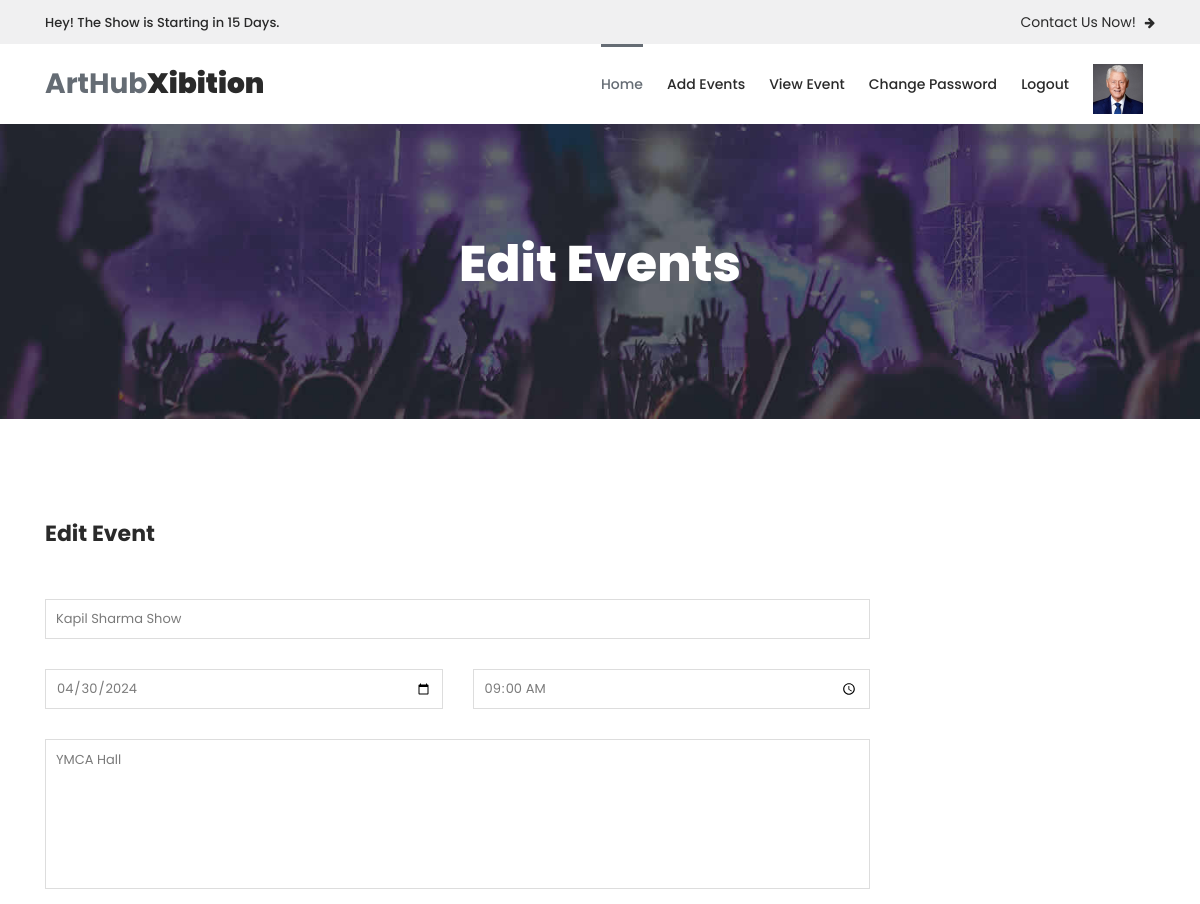
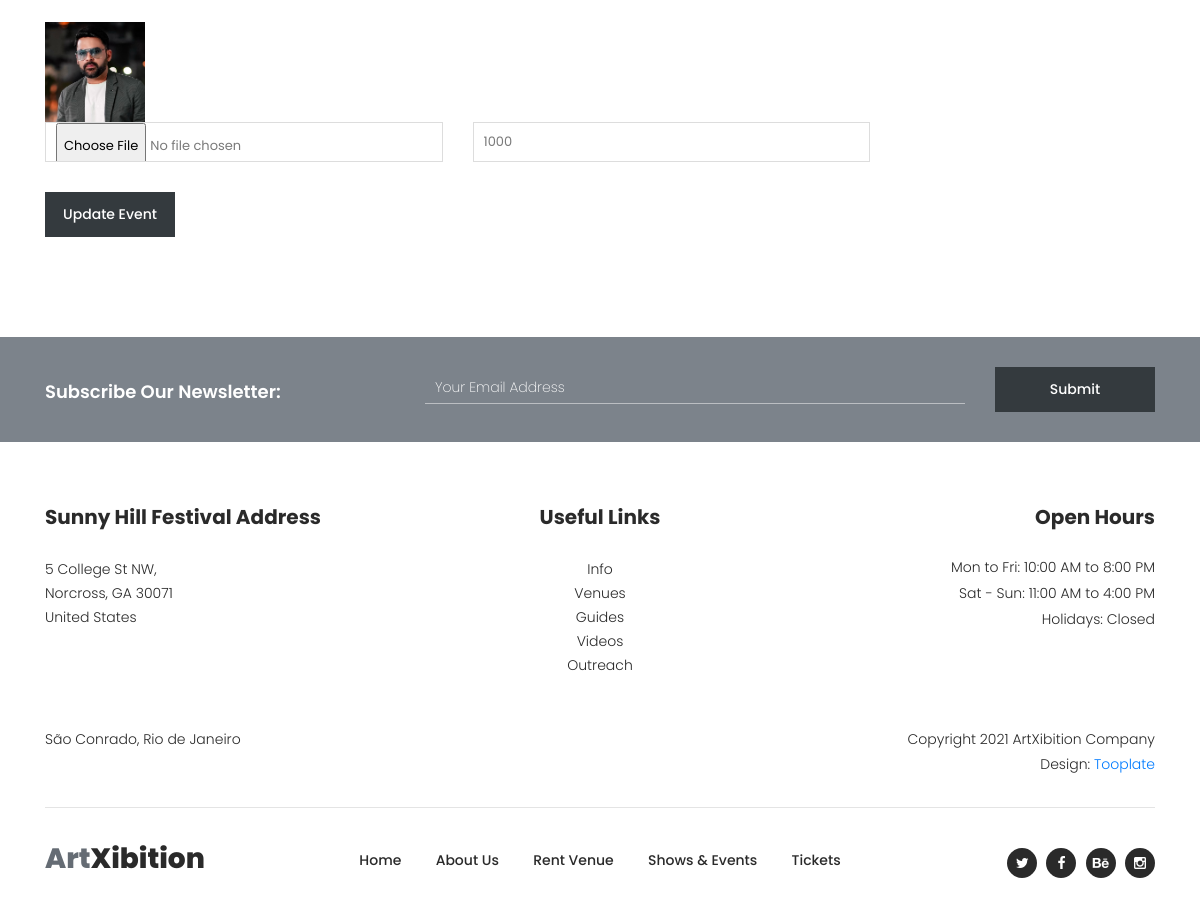
The page /manager-edit-event/1/ (signed in) on the database its author committed (2 pictures, top to bottom).
### myapp/models.py (models this page shows, shortened)
class Event(models.Model):
	manager=models.ForeignKey(User,on_delete=models.CASCADE)
	event_name=models.CharField(max_length=100)
	event_date=models.CharField(max_length=100)
	event_time=models.CharField(max_length=100)
	event_venue=models.TextField()
	event_picture=models.ImageField(upload_to="event_picture/")
	event_price=models.PositiveIntegerField()

### myapp/views.py (the view)
# urls.py: path('manager-edit-event/<int:pk>/',views.manager_edit_event,name='manager-edit-event'),
def manager_edit_event(request,pk):
	event=Event.objects.get(pk=pk)
	if request.method=="POST":
		event.event_name=request.POST['event_name']
		event.event_date=request.POST['event_date']
		event.event_time=request.POST['event_time']
		event.event_venue=request.POST['event_venue']
		event.event_price=request.POST['event_price']
		try:
			event.event_picture=request.FILES['event_picture']
		except:
			pass
		event.save()
		msg="Event Updated Successfilly"
		return render(request,'manager-edit-event.html',{'event':event , 'msg':msg})
	else:
		return render(request,'manager-edit-event.html',{'event':event})

### myapp/templates/manager-edit-event.html (shortened to what this page needs)
{% extends 'manager-header.html' %}
{% load static %}
{% block content %}
<!DOCTYPE html>
<html lang="en">
  <head>
    </head>
    <body>
    <div class="page-heading-rent-venue">
        <div class="container">
            <div class="row">
                <div class="col-lg-12">
                    <h2>Edit Events</h2>
                </div>
            </div>
        </div>
    </div>
    <div class="rent-venue-application">
        <div class="container">
            <div class="row">
                <div class="col-lg-9">
                    <div class="heading-text">
                        <h4>Edit Event</h4>
                    </div>
                    <div class="contact-form">
                        <form id="contact" action="{% url 'manager-edit-event' pk=event.pk %}" method="post" enctype="multipart/form-data">
                          <div class="row">
                            <div class="col-lg-12">
                              <fieldset>
                                <input name="event_name" type="text" id="name" value="{{event.event_name}}">
                              </fieldset>
                            </div>
                            <div class="col-md-6 col-sm-12">
                              <fieldset>
                                <input name="event_date" type="date" id="name" value="{{event.event_date}}">
                              </fieldset>
                            </div>
                            <div class="col-md-6 col-sm-12">
                              <fieldset>
                                <input name="event_time" type="time" id="email" value="{{event.event_time}}">
                              </fieldset>
                            </div>
                            <div class="col-lg-12">
                              <fieldset>
                                <textarea name="event_venue" rows="6" id="about-event-hosting">{{event.event_venue}}</textarea>
                              </fieldset>
                            </div>
                            <div class="col-lg-12">
                                <img src="{{event.event_picture.url}}" style="height: 100px;width: 100px;">
                            </div>
                             <div class="col-md-6 col-sm-12">
                              <fieldset>
                                <input name="event_picture" type="file" id="phone-number">
                              </fieldset>
                            </div>
                            <div class="col-md-6 col-sm-12">
                              <fieldset>
                                <input name="event_price" type="text" id="email" value="{{event.event_price}}">
                              </fieldset>
                            </div>
                            <div class="col-lg-12">
                              <fieldset>
                                <button type="submit" id="form-submit" class="main-dark-button">Update Event</button>
                              </fieldset>
                            </div>
                          </div>
                        </form>
                    </div>
                </div>
            </div>
        </div>
    </div>
    <div class="subscribe">
        <div class="container">
            <div class="row">
                <div class="col-lg-4">
                    <h4>Subscribe Our Newsletter:</h4>
                </div>
                <div class="col-lg-8">
                    <form id="subscribe" action="" method="get">
                        <div class="row">
                          <div class="col-lg-9">
                            <fieldset>
                              <input name="email" type="text" id="email" pattern="[^ @]*@[^ @]*" placeholder="Your Email Address" required="">
                            </fieldset>
                          </div>
                          <div class="col-lg-3">
                            <fieldset>
                              <button type="submit" id="form-submit" class="main-dark-button">Submit</button>
                            </fieldset>
                          </div>
                        </div>
                    </form>
                </div>
            </div>
        </div>
    </div>
  </body>
</html>
{% endblock %}

### myapp/static/assets/css/tooplate-artxibition.css (style rules this page uses)
html, body, div, span, applet, object, iframe, h1, h2, h3, h4, h5, h6, p, blockquote, div pre, a, abbr, acronym, address, big, cite, code, del, dfn, em, font, img, ins, kbd, q, s, samp, small, strike, strong, sub, sup, tt, var, b, u, i, center, dl, dt, dd, ol, ul, li, figure, header, nav, section, article, aside, footer, figcaption { margin: 0; padding: 0; border: 0; outline: 0; }
* { box-sizing: border-box; }
html, body { font-family: 'Poppins', sans-serif; font-weight: 400; background-color: #fff; font-size: 16px; -ms-text-size-adjust: 100%; -webkit-font-smoothing: antialiased; -moz-osx-font-smoothing: grayscale; }
h1, h2, h3, h4, h5, h6 { margin-top: 0px; margin-bottom: 0px; }
h4 { line-height: 30px; }
html, body { background: #fff; font-family: 'Poppins', sans-serif; }
.subscribe { background-color: #7c838b; padding: 30px 0px; }
.subscribe h4 { font-size: 18px; color: #fff; font-weight: 600; margin-top: 10px; }
.subscribe form input { padding: 5px 10px; width: 100%; background-color: transparent; border-top: none; border-left: none; border-right: none; border-bottom: 1px solid rgba(250,250,250,0.5); outline: none; font-size: 14px; color: #fff; font-weight: 200; margin-top: 5px; }
.subscribe form .main-dark-button { display: inline-block; font-size: 14px; padding: 12px 18px; background-color: #343a3e; color: #fff; text-align: center; font-weight: 500; text-transform: capitalize; transition: all .3s; border: none; outline: none; width: 100%; }
.page-heading-rent-venue { background-image: url(../images/rent_venue_bg.jpg); background-size: cover; background-repeat: no-repeat; padding: 110px 0px; text-align: center; }
.page-heading-rent-venue h2 { font-size: 50px; color: #fff; font-weight: 800; margin-bottom: 15px; }
.rent-venue-application { margin: 100px 0px; }
.rent-venue-application .heading-text h4 { font-size: 22px; font-weight: 700; color: #2a2a2a; margin-bottom: 50px; }
.rent-venue-application .contact-form input, .rent-venue-application .contact-form textarea,select { color: #7a7a7a; font-size: 13px; border: 1px solid #ddd; background-color: #fff; width: 100%; height: 40px; outline: none; line-height: 40px; padding: 0px 10px; -webkit-appearance: none; -moz-appearance: none; appearance: none; margin-bottom: 30px; }
.rent-venue-application .contact-form textarea { height: 150px; resize: none; }
.rent-venue-application .contact-form ::placeholder { color: #7a7a7a; }
.rent-venue-application form .main-dark-button { display: inline-block; font-size: 14px; padding: 12px 18px; background-color: #343a3e; color: #fff; text-align: center; font-weight: 500; text-transform: capitalize; transition: all .3s; border: none; outline: none; }

### rows shown on the page
Event: event_name "Kapil Sharma Show", event_date "04/30/2024", event_time "09:00", event_venue "YMCA Hall", event_picture (picture), event_price "1000"
